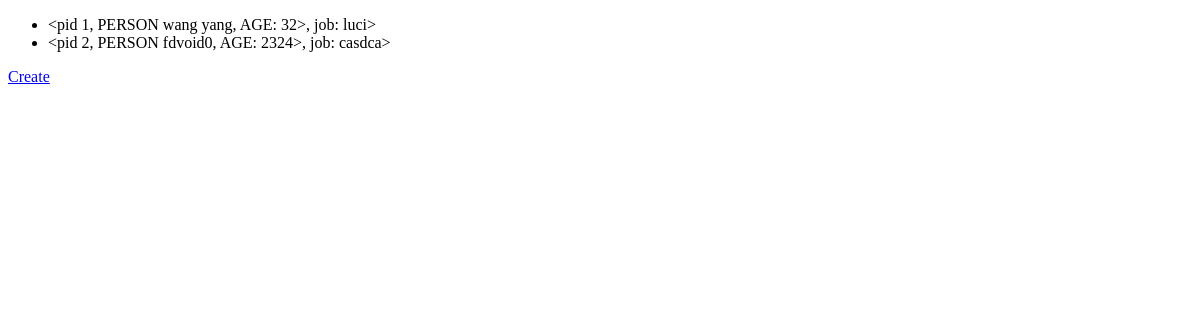
The page /people/ on the database as committed earlier.
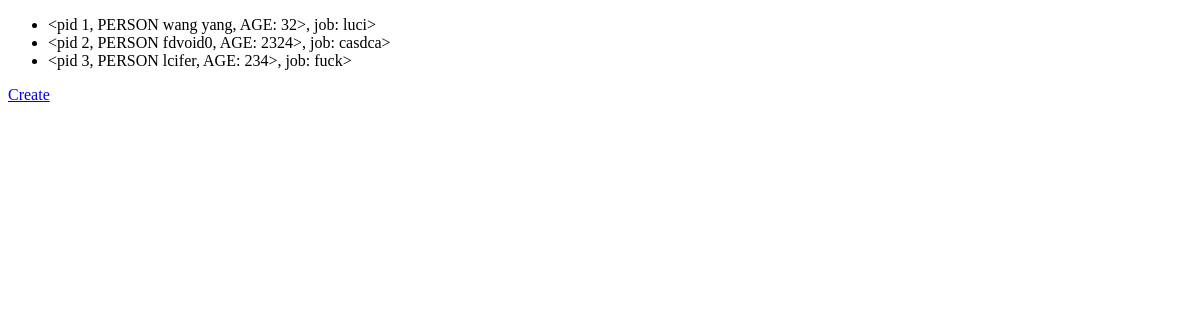
The same page on the database as committed later.
### blueprintapp/blueprints/people/models.py (models this page shows, shortened)
class Person(db.Model):
    __tablename__ = 'people'
    pid = db.Column(db.Integer, primary_key=True)
    name = db.Column(db.String, primary_key=False)
    age = db.Column(db.Integer)
    job = db.Column(db.String)
    def __repr__(self):
        return f"<pid {self.pid}, PERSON {self.name}, AGE: {self.age}>, job: {self.job}>"

### blueprintapp/blueprints/people/routes.py (the view)
@people.route("/")
def index():
    people = Person.query.all()
    return render_template("people/index.html", people=people)

### blueprintapp/blueprints/people/templates/people/index.html (shortened to what this page needs)
{% extends "base.html" %}
{% block content %}
    <ul>
    {% for person in people %}
        <li>{{ person }}</li>
    {% endfor %}
    </ul>
    <a href="{{ url_for('people.create') }}">Create</a>
{% endblock %}

Rows that differ between the two databases and show on the page:
added Person: pid+name+age "<pid 3, PERSON lcifer, AGE: 234>, job: fuck>"
